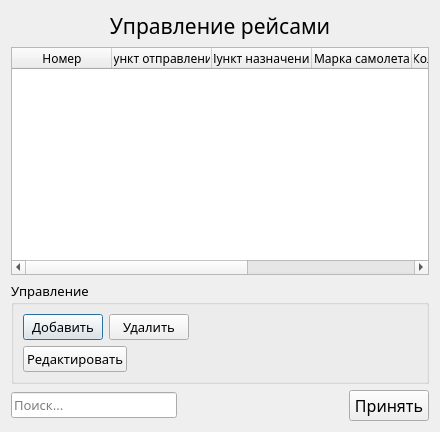
<?xml version="1.0" encoding="UTF-8"?>
<ui version="4.0">
 <class>Dialog_ControlRaces</class>
 <widget class="QDialog" name="Dialog_ControlRaces">
  <property name="geometry">
   <rect>
    <x>0</x>
    <y>0</y>
    <width>440</width>
    <height>432</height>
   </rect>
  </property>
  <property name="font">
   <font>
    <family>Mongolian Baiti</family>
   </font>
  </property>
  <property name="windowTitle">
   <string>Dialog</string>
  </property>
  <layout class="QVBoxLayout" name="verticalLayout_2">
   <item>
    <widget class="QLabel" name="mainLabel">
     <property name="font">
      <font>
       <family>Mongolian Baiti</family>
       <pointsize>16</pointsize>
      </font>
     </property>
     <property name="text">
      <string>Управление рейсами</string>
     </property>
     <property name="alignment">
      <set>Qt::AlignCenter</set>
     </property>
    </widget>
   </item>
   <item>
    <widget class="QTableWidget" name="tableRaces">
     <property name="editTriggers">
      <set>QAbstractItemView::NoEditTriggers</set>
     </property>
     <property name="selectionMode">
      <enum>QAbstractItemView::SingleSelection</enum>
     </property>
     <property name="selectionBehavior">
      <enum>QAbstractItemView::SelectRows</enum>
     </property>
     <attribute name="horizontalHeaderStretchLastSection">
      <bool>true</bool>
     </attribute>
     <column>
      <property name="text">
       <string>Номер</string>
      </property>
     </column>
     <column>
      <property name="text">
       <string>Пункт отправления</string>
      </property>
     </column>
     <column>
      <property name="text">
       <string>Пункт назначения</string>
      </property>
     </column>
     <column>
      <property name="text">
       <string>Марка самолета</string>
      </property>
     </column>
     <column>
      <property name="text">
       <string>Количество мест</string>
      </property>
     </column>
     <column>
      <property name="text">
       <string>Количество свободных мест</string>
      </property>
     </column>
     <column>
      <property name="text">
       <string>Количество пассажиров</string>
      </property>
     </column>
    </widget>
   </item>
   <item>
    <widget class="QGroupBox" name="groupBox">
     <property name="font">
      <font>
       <family>Mongolian Baiti</family>
       <pointsize>10</pointsize>
      </font>
     </property>
     <property name="title">
      <string>Управление</string>
     </property>
     <layout class="QVBoxLayout" name="verticalLayout">
      <item>
       <layout class="QHBoxLayout" name="horizontalLayout">
        <item>
         <widget class="QPushButton" name="buttonAddRace">
          <property name="text">
           <string>Добавить</string>
          </property>
         </widget>
        </item>
        <item>
         <widget class="QPushButton" name="buttonDeleteRace">
          <property name="text">
           <string>Удалить</string>
          </property>
         </widget>
        </item>
        <item>
         <spacer name="horizontalSpacer">
          <property name="orientation">
           <enum>Qt::Horizontal</enum>
          </property>
          <property name="sizeHint" stdset="0">
           <size>
            <width>40</width>
            <height>20</height>
           </size>
          </property>
         </spacer>
        </item>
       </layout>
      </item>
      <item>
       <layout class="QHBoxLayout" name="horizontalLayout_2">
        <item>
         <widget class="QPushButton" name="buttonEditRace">
          <property name="text">
           <string>Редактировать</string>
          </property>
         </widget>
        </item>
        <item>
         <spacer name="horizontalSpacer_2">
          <property name="orientation">
           <enum>Qt::Horizontal</enum>
          </property>
          <property name="sizeHint" stdset="0">
           <size>
            <width>40</width>
            <height>20</height>
           </size>
          </property>
         </spacer>
        </item>
       </layout>
      </item>
     </layout>
    </widget>
   </item>
   <item>
    <layout class="QHBoxLayout" name="horizontalLayout_4">
     <item>
      <widget class="QLineEdit" name="lineFind">
       <property name="maximumSize">
        <size>
         <width>180</width>
         <height>16777215</height>
        </size>
       </property>
       <property name="font">
        <font>
         <family>Mongolian Baiti</family>
         <pointsize>10</pointsize>
        </font>
       </property>
       <property name="placeholderText">
        <string>Поиск...</string>
       </property>
      </widget>
     </item>
     <item>
      <spacer name="horizontalSpacer_3">
       <property name="orientation">
        <enum>Qt::Horizontal</enum>
       </property>
       <property name="sizeHint" stdset="0">
        <size>
         <width>40</width>
         <height>20</height>
        </size>
       </property>
      </spacer>
     </item>
     <item>
      <widget class="QPushButton" name="accept">
       <property name="font">
        <font>
         <family>Mongolian Baiti</family>
         <pointsize>12</pointsize>
        </font>
       </property>
       <property name="text">
        <string>Принять</string>
       </property>
      </widget>
     </item>
    </layout>
   </item>
  </layout>
 </widget>
 <resources/>
 <connections>
  <connection>
   <sender>accept</sender>
   <signal>clicked()</signal>
   <receiver>Dialog_ControlRaces</receiver>
   <slot>accept()</slot>
   <hints>
    <hint type="sourcelabel">
     <x>392</x>
     <y>408</y>
    </hint>
    <hint type="destinationlabel">
     <x>219</x>
     <y>215</y>
    </hint>
   </hints>
  </connection>
 </connections>
</ui>
